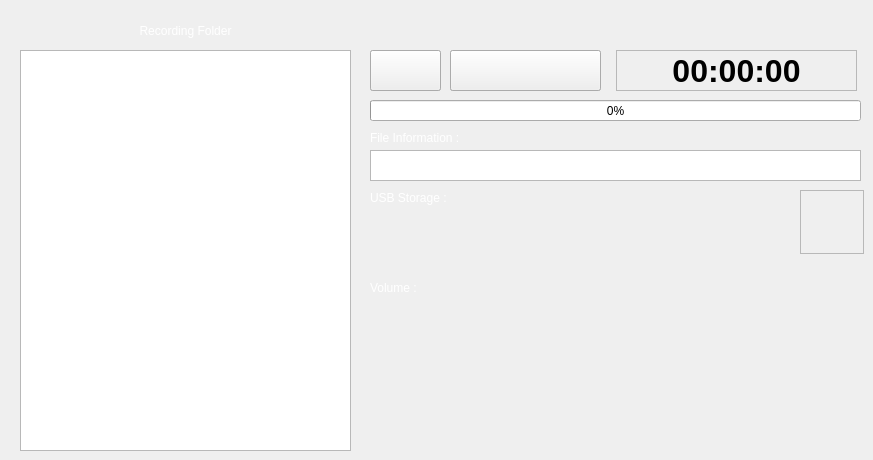
    <widget class="QWidget" name="tab">
     <attribute name="title">
      <string>Recording and Playback</string>
     </attribute>
     <widget class="QLabel" name="label_2">
      <property name="geometry">
       <rect>
        <x>10</x>
        <y>20</y>
        <width>351</width>
        <height>21</height>
       </rect>
      </property>
      <property name="styleSheet">
       <string notr="true">color: rgb(255, 255, 255);</string>
      </property>
      <property name="text">
       <string>Recording Folder</string>
      </property>
      <property name="alignment">
       <set>Qt::AlignCenter</set>
      </property>
     </widget>
     <widget class="QPushButton" name="btn_playstart">
      <property name="geometry">
       <rect>
        <x>450</x>
        <y>50</y>
        <width>151</width>
        <height>41</height>
       </rect>
      </property>
      <property name="text">
       <string/>
      </property>
      <property name="icon">
       <iconset resource="assets.qrc">
        <normaloff>:/new/images/Resource/Play/x1.png</normaloff>:/new/images/Resource/Play/x1.png</iconset>
      </property>
      <property name="iconSize">
       <size>
        <width>32</width>
        <height>32</height>
       </size>
      </property>
      <property name="checkable">
       <bool>false</bool>
      </property>
     </widget>
     <widget class="QPushButton" name="btn_playstop">
      <property name="geometry">
       <rect>
        <x>450</x>
        <y>50</y>
        <width>151</width>
        <height>41</height>
       </rect>
      </property>
      <property name="text">
       <string/>
      </property>
      <property name="icon">
       <iconset resource="assets.qrc">
        <normaloff>:/new/images/Resource/Play/x3.png</normaloff>:/new/images/Resource/Play/x3.png</iconset>
      </property>
      <property name="iconSize">
       <size>
        <width>32</width>
        <height>32</height>
       </size>
      </property>
     </widget>
     <widget class="QTextEdit" name="txt_recname">
      <property name="geometry">
       <rect>
        <x>370</x>
        <y>150</y>
        <width>491</width>
        <height>31</height>
       </rect>
      </property>
      <property name="styleSheet">
       <string notr="true">color: rgb(255, 255, 255);</string>
      </property>
      <property name="readOnly">
       <bool>true</bool>
      </property>
      <property name="html">
       <string>&lt;!DOCTYPE HTML PUBLIC &quot;-//W3C//DTD HTML 4.0//EN&quot; &quot;http://www.w3.org/TR/REC-html40/strict.dtd&quot;&gt;
&lt;html&gt;&lt;head&gt;&lt;meta name=&quot;qrichtext&quot; content=&quot;1&quot; /&gt;&lt;style type=&quot;text/css&quot;&gt;
p, li { white-space: pre-wrap; }
&lt;/style&gt;&lt;/head&gt;&lt;body style=&quot; font-family:'Sans Serif'; font-size:9pt; font-weight:400; font-style:normal;&quot;&gt;
&lt;p style=&quot; margin-top:0px; margin-bottom:0px; margin-left:0px; margin-right:0px; -qt-block-indent:0; text-indent:0px;&quot;&gt;out.mp3&lt;/p&gt;&lt;/body&gt;&lt;/html&gt;</string>
      </property>
     </widget>
     <widget class="QPushButton" name="btn_recstart">
      <property name="geometry">
       <rect>
        <x>370</x>
        <y>50</y>
        <width>71</width>
        <height>41</height>
       </rect>
      </property>
      <property name="text">
       <string/>
      </property>
      <property name="icon">
       <iconset resource="assets.qrc">
        <normaloff>:/new/images/Resource/Play/x10.png</normaloff>:/new/images/Resource/Play/x10.png</iconset>
      </property>
      <property name="iconSize">
       <size>
        <width>32</width>
        <height>32</height>
       </size>
      </property>
     </widget>
     <widget class="QProgressBar" name="progress_audio">
      <property name="geometry">
       <rect>
        <x>370</x>
        <y>100</y>
        <width>491</width>
        <height>21</height>
       </rect>
      </property>
      <property name="value">
       <number>0</number>
      </property>
      <property name="textVisible">
       <bool>true</bool>
      </property>
      <property name="orientation">
       <enum>Qt::Horizontal</enum>
      </property>
      <property name="invertedAppearance">
       <bool>false</bool>
      </property>
      <property name="format">
       <string>%p%</string>
      </property>
     </widget>
     <widget class="QFrame" name="img_usbstorage1">
      <property name="geometry">
       <rect>
        <x>800</x>
        <y>190</y>
        <width>64</width>
        <height>64</height>
       </rect>
      </property>
      <property name="styleSheet">
       <string notr="true">border-image: url(:/new/images/Resource/Play/x6.png) 0 0 0 0 100 stretch;


</string>
      </property>
      <property name="frameShape">
       <enum>QFrame::StyledPanel</enum>
      </property>
      <property name="frameShadow">
       <enum>QFrame::Raised</enum>
      </property>
     </widget>
     <widget class="QLabel" name="label_3">
      <property name="geometry">
       <rect>
        <x>370</x>
        <y>130</y>
        <width>351</width>
        <height>16</height>
       </rect>
      </property>
      <property name="styleSheet">
       <string notr="true">color: rgb(255, 255, 255);</string>
      </property>
      <property name="text">
       <string>File Information :</string>
      </property>
      <property name="alignment">
       <set>Qt::AlignLeading|Qt::AlignLeft|Qt::AlignVCenter</set>
      </property>
     </widget>
     <widget class="QLabel" name="label_8">
      <property name="geometry">
       <rect>
        <x>370</x>
        <y>190</y>
        <width>121</width>
        <height>16</height>
       </rect>
      </property>
      <property name="styleSheet">
       <string notr="true">color: rgb(255, 255, 255);</string>
      </property>
      <property name="text">
       <string>USB Storage :</string>
      </property>
      <property name="alignment">
       <set>Qt::AlignLeading|Qt::AlignLeft|Qt::AlignVCenter</set>
      </property>
     </widget>
     <widget class="QFrame" name="img_usbstorage0">
      <property name="geometry">
       <rect>
        <x>800</x>
        <y>190</y>
        <width>64</width>
        <height>64</height>
       </rect>
      </property>
      <property name="styleSheet">
       <string notr="true">border-image: url(:/new/images/Resource/Play/x7.png) 0 0 0 0 100 stretch;


</string>
      </property>
      <property name="frameShape">
       <enum>QFrame::StyledPanel</enum>
      </property>
      <property name="frameShadow">
       <enum>QFrame::Raised</enum>
      </property>
     </widget>
     <widget class="QListWidget" name="lst_folder_info">
      <property name="geometry">
       <rect>
        <x>20</x>
        <y>50</y>
        <width>331</width>
        <height>401</height>
       </rect>
      </property>
      <property name="font">
       <font>
        <pointsize>12</pointsize>
        <weight>75</weight>
        <bold>true</bold>
       </font>
      </property>
     </widget>
     <widget class="QPushButton" name="btn_recstop">
      <property name="geometry">
       <rect>
        <x>370</x>
        <y>50</y>
        <width>71</width>
        <height>41</height>
       </rect>
      </property>
      <property name="text">
       <string/>
      </property>
      <property name="icon">
       <iconset resource="assets.qrc">
        <normaloff>:/new/images/Resource/Play/x2.png</normaloff>:/new/images/Resource/Play/x2.png</iconset>
      </property>
      <property name="iconSize">
       <size>
        <width>32</width>
        <height>32</height>
       </size>
      </property>
     </widget>
     <widget class="QLabel" name="label_47">
      <property name="geometry">
       <rect>
        <x>370</x>
        <y>280</y>
        <width>121</width>
        <height>16</height>
       </rect>
      </property>
      <property name="styleSheet">
       <string notr="true">color: rgb(255, 255, 255);</string>
      </property>
      <property name="text">
       <string>Volume :</string>
      </property>
      <property name="alignment">
       <set>Qt::AlignLeading|Qt::AlignLeft|Qt::AlignVCenter</set>
      </property>
     </widget>
     <widget class="QwtKnob" name="Knob">
      <property name="geometry">
       <rect>
        <x>440</x>
        <y>270</y>
        <width>121</width>
        <height>101</height>
       </rect>
      </property>
      <property name="styleSheet">
       <string notr="true">color: rgb(255, 255, 255);</string>
      </property>
      <property name="knobWidth">
       <number>60</number>
      </property>
      <property name="borderWidth">
       <number>3</number>
      </property>
      <property name="symbol">
       <enum>QwtKnob::Dot</enum>
      </property>
     </widget>
     <widget class="QLabel" name="lbl_info">
      <property name="geometry">
       <rect>
        <x>616</x>
        <y>50</y>
        <width>241</width>
        <height>41</height>
       </rect>
      </property>
      <property name="font">
       <font>
        <pointsize>24</pointsize>
        <weight>75</weight>
        <bold>true</bold>
       </font>
      </property>
      <property name="styleSheet">
       <string notr="true">color: rgb(0, 0, 0);</string>
      </property>
      <property name="frameShape">
       <enum>QFrame::StyledPanel</enum>
      </property>
      <property name="text">
       <string>00:00:00</string>
      </property>
      <property name="alignment">
       <set>Qt::AlignCenter</set>
      </property>
     </widget>
    </widget>
